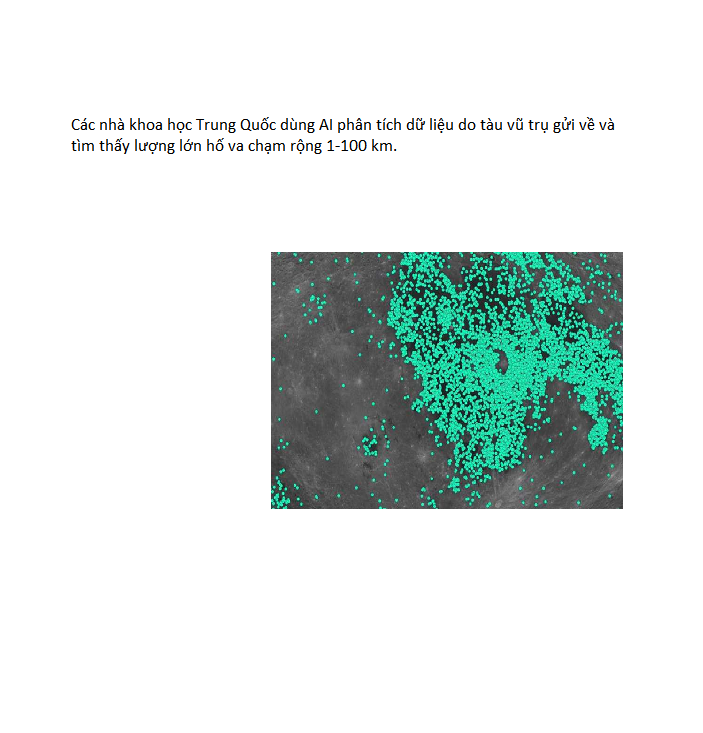
#> input picture images/test.png, 703 x 733 px
$ python edge.py   (older library calls are emulated)
#> lines starting #> are read from the running program, lines starting #| are printed output that depends on the picture; after the words box and inside, x2 and y2 are one past the last pixel; in counts of white or black regions, pixels touching at a corner belong together
import numpy as np
import cv2
import imutils

# Đọc ảnh
img_path = "images/test.png"
image = cv2.imread(img_path)
#> image is the input picture: shape (733, 703, 3); mean B, G, R 227, 229.5, 220.1

# Tính toán tỉ lệ hình ảnh và resize để dễ tính toán và hiển thị
ratio = image.shape[0] / 500.0
#> ratio = 1.47
orig = image.copy()
image = imutils.resize(image, height = 500)
#> image: shape (500, 479, 3)

# Chuyển ảnh sang gray
gray = cv2.cvtColor(image, cv2.COLOR_BGR2GRAY)
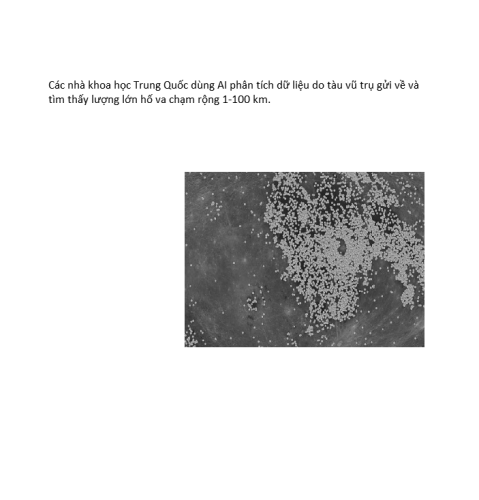
#> gray: shape (500, 479); min 20, max 255, mean 226.4

# Dùng Gaussian Blurring để giảm nhiễu
# Contour Detection
gray = cv2.GaussianBlur(gray, (5, 5), 0)
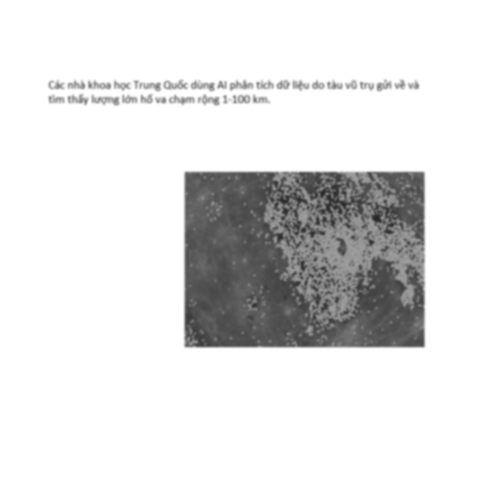
#> gray: shape (500, 479); min 40, max 255, mean 226.4
# Canny để dùng xác định viền ảnh
edged = cv2.Canny(gray, 100, 200)
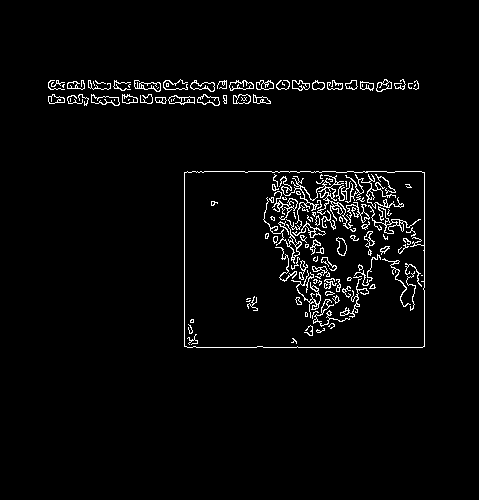
#> edged: shape (500, 479); 3.1% white in thin lines or dots, all inside (x1, y1, x2, y2) = (48, 79, 425, 348)


# STEP 1: Edge Detection
# cv2.imshow("Image", image)
cv2.imshow("Edged", edged)

# Tìm contours để sau đó chon 1 contour có diện tích lớn nhất
cnts = cv2.findContours(edged.copy(), cv2.RETR_LIST, cv2.CHAIN_APPROX_SIMPLE)
#> cnts = 258 contours, 170 with area under 20; largest, box (x1, y1, x2, y2) and area: (184, 171, 425, 348) 42162, (184, 171, 425, 348) 42150, (279, 175, 370, 230) 362, (91, 94, 120, 106) 180, (368, 205, 421, 234) 172

# Xử lý khác biệt giữa các phiên bản python
cnts = cnts[0] if imutils.is_cv2() else cnts[1]

# Giữ lại 5 contours có diện tích lớn nhất
cnts = sorted(cnts, key = cv2.contourArea, reverse = True)[:5]
#> cnts = 5 contours; box (x1, y1, x2, y2) and area: (184, 171, 425, 348) 42162, (184, 171, 425, 348) 42150, (279, 175, 370, 230) 362, (91, 94, 120, 106) 180, (368, 205, 421, 234) 172

### Heuristic & Assumption
for c in cnts:
	### Approximating the contour
	#Calculates a contour perimeter or a curve length
	peri = cv2.arcLength(c, True)
	approx = cv2.approxPolyDP(c, 0.01 * peri, True)#0.02

	# Nếu approximated contour có 4 points, nghĩa là ta đã tìm được contour cần tìm
	screenCnt = approx
	if len(approx) == 4:
		screenCnt = approx
		break
#> this loop made 1 pass
#> peri on pass 1: 846.2

# STEP 2: Hiển thị Boundary
cv2.drawContours(image, [screenCnt], -1, (0, 255, 0), 2)
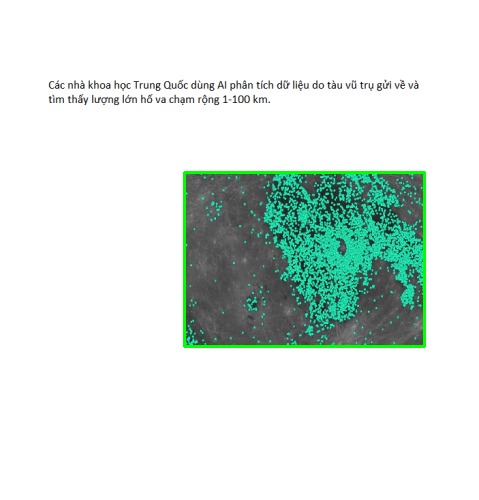
#> image: shape (500, 479, 3); mean B, G, R 225.4, 230.4, 218.6
cv2.imshow("Boundary", image)

cv2.waitKey(0)
cv2.destroyAllWindows()
